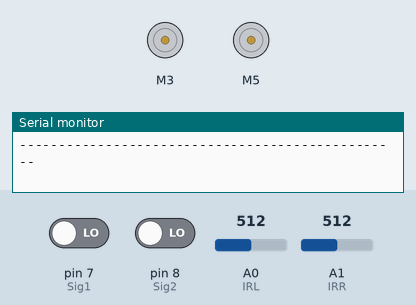
Recording of a sketch running on a simulated Arduino Uno, built with avr-gcc and run on an emulated ATmega328P. Shown: 2 × DC motor (green arrow = forward, orange = backward, longer = faster), the last lines printed to the serial monitor. The test bench sets the inputs (shaded band); at power-on: pin 7 (Sig1) LOW, pin 8 (Sig2) LOW, A0 (IRL) = 512, A1 (IRR) = 512.

Above: at 1.2 s.
1.3 s: pin 7 (Sig1) driven HIGH
At 1.56 s:
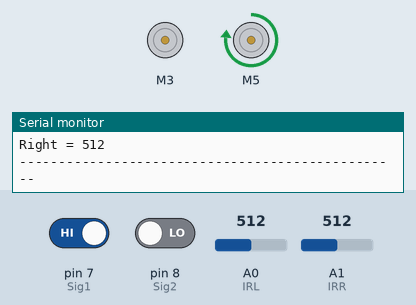
4.3 s: pin 8 (Sig2) driven HIGH
At 5.4 s:
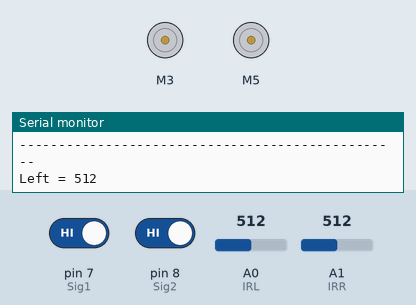
5.9 s: A0 (IRL) set to 492
At 7.2 s:
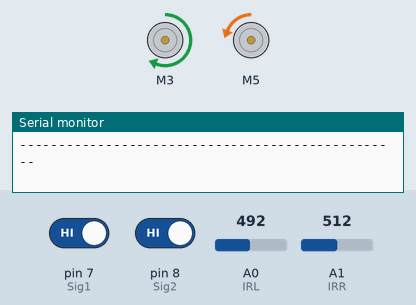
7.5 s: A1 (IRR) set to 490
At 7.9 s:
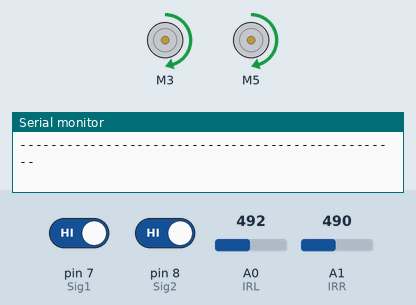
9.1 s: A0 (IRL) set to 510
At 9.8 s:
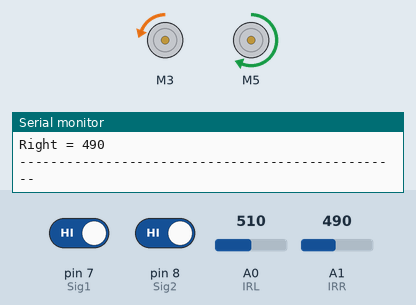
10.7 s: A0 (IRL) set to 490
At 11.7 s:
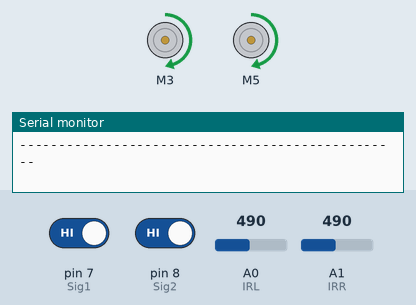
Timing chart, 0 to 13.4 s (numbered marks = the images above; inputs shaded):
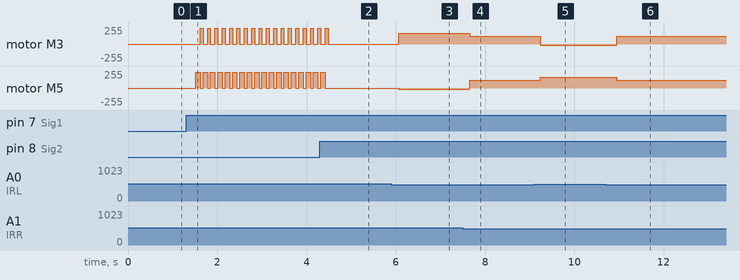

Measured:
- the behaviour switches between 500 and 499 on A0 (IRL) (found by bisection; images 2 and 3)
- after the input at 1.3 s, motor M3: alternates forward 240/255 for 0.06 s and stopped for 0.10 s, starting after 0.32 s; motor M5: alternates forward 240/255 for 0.10 s and stopped for 0.06 s, starting after 0.22 s
- after the input at 4.3 s, motor M3: goes on until 4.5 s, then stays stopped; motor M5: goes on until 4.4 s, then stays stopped
- after the input at 5.9 s, motor M3: stopped → forward 160/255 after 0.17 s; motor M5: stopped → backward 20/255 after 0.17 s
- after the input at 7.5 s, motor M3: forward 160/255 → forward 120/255 after 0.15 s; motor M5: backward 20/255 → forward 120/255 after 0.15 s
- after the input at 9.1 s, motor M3: forward 120/255 → backward 20/255 after 0.14 s; motor M5: forward 120/255 → forward 160/255 after 0.14 s
- after the input at 10.7 s, motor M3: backward 20/255 → forward 120/255 after 0.26 s; motor M5: forward 160/255 → forward 120/255 after 0.26 s

The sketch:

KS11code.ino
```cpp
//This is Line follower robot code.
#include "CytronMotorDriver.h"

int IRL = A0;
int IRR = A1;
int Sig1 = 7; // this pin is use to communicate with other ESP32 borad
int Sig2 = 8;
CytronMD motor1(PWM_DIR, 3, 2);  // PWM 1 = Pin 3, DIR 1 = Pin 2.
CytronMD motor2(PWM_DIR, 5, 4); // PWM 2 = Pin 5, DIR 2 = Pin 4.


void setup()
{
  pinMode(IRL,INPUT);
  pinMode(IRR,INPUT);
  pinMode(Sig1,INPUT);
  pinMode(Sig2,INPUT);
  Serial.begin(9600);

}
void loop()
{
  int L=analogRead(IRL);
  int R=analogRead(IRR); // black = 1 , green = 0
  int S1=digitalRead(Sig1);
  int S2=digitalRead(Sig2);
  Serial.println("-------------------------------------------------");
  Serial.print("Left = ");
  Serial.println(L);
  Serial.print("Right = ");
  Serial.println(R);
  Serial.println("-------------------------------------------------");


 if   (S1==1 && S2 ==1)
  {
    if      (L < 500 && R < 500)
    {
      Forward();
    }
      else if (L > 500 && R < 500) // ;ซ้ายดำแล้วเลี้ยวซ้าย
    {
      Left();
    }
      else if (L < 500 && R > 500)
    {
      Right();
    }
      else Stop();
  }
  else if (S1==0 && S2 ==0)
  {
    Stop();
  }
  else if (S1==0 && S2 ==1)
  {
    WiggleR();
  }
  else if (S1==1 && S2 ==0)
  {
    WiggleL();
  }
  else {Stop();}
}

void Forward()
{
  motor1.setSpeed(120); // -255 to 255 for the range of speed negative mean backward
  motor2.setSpeed(120);
}

void Left()
{
  motor1.setSpeed(-20);
  motor2.setSpeed(160);
}

void Right()
{
  motor1.setSpeed(160);
  motor2.setSpeed(-20);
}

void Stop()
{
  motor1.setSpeed(0);
  motor2.setSpeed(0);
}

void WiggleR()
{
  motor1.setSpeed(240);
  motor2.setSpeed(0);
  delay(100);
  motor1.setSpeed(0);
  motor2.setSpeed(240);
}


void WiggleL()
{
  motor1.setSpeed(0);
  motor2.setSpeed(240);
  delay(100);
  motor1.setSpeed(240);
  motor2.setSpeed(0);
}
```
